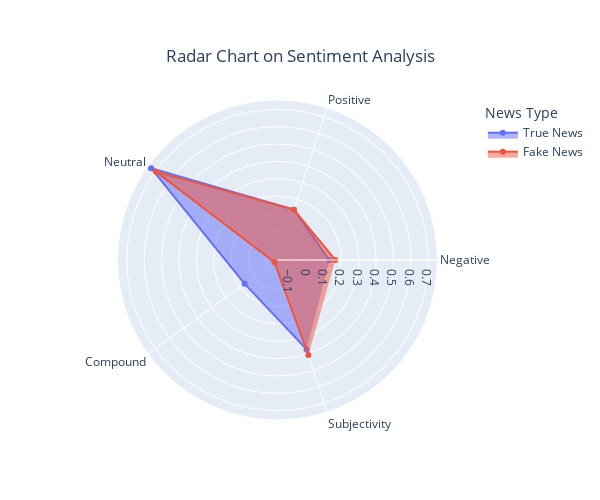

Notebook source saved alongside this figure:
### Markdown cell above
### Text Analysis
#### Sentiment Analysis

### Code cell
nlp_df = pd.read_csv("projects/misinformation-analysis/csv/nlp_summary.csv")
nlp_melt = pd.melt(nlp_df, id_vars=["News Type"], 
                   value_vars=["Negative", "Positive", "Neutral", "Compound", "Subjectivity"],
                   var_name="Type", 
                   value_name="Value")
categories = ["Negative", "Positive", "Neutral", "Compound", "Subjectivity"]
fake_melted = nlp_melt[nlp_melt["News Type"] == "Fake News"]
fake_melted_list = fake_melted["Value"].tolist()
true_melted = nlp_melt[nlp_melt["News Type"] == "True News"]
true_melted_list = true_melted["Value"].tolist()

radar_fig = go.Figure()
radar_fig.add_trace(go.Scatterpolar(r=true_melted_list,
                                   theta=categories,
                                   fill="toself",
                                   name="True News"))
radar_fig.add_trace(go.Scatterpolar(r=fake_melted_list,
                                   theta=categories,
                                   fill="toself",
                                   name="Fake News"))
radar_fig.update_layout(title={'text': "Radar Chart on Sentiment Analysis",
                                 'x':0.5,
                                 'xanchor': 'center',
                                 'yanchor': 'top'},
                         legend_title="News Type",
                        height=500, width=600,)
radar_fig.show()

### Figure 1 — Plotly figure (JSON) as saved in the notebook; plotly's stock layout.template omitted (floating-point values rounded to 4 significant figures)
{"data": [{"fill": "toself", "name": "True News", "r": [0.1308, 0.1369, 0.7323, 0.0653, 0.3736], "theta": ["Negative", "Positive", "Neutral", "Compound", "Subjectivity"], "type": "scatterpolar"}, {"fill": "toself", "name": "Fake News", "r": [0.165, 0.1369, 0.698, -0.1468, 0.4074], "theta": ["Negative", "Positive", "Neutral", "Compound", "Subjectivity"], "type": "scatterpolar"}], "layout": {"height": 500, "legend": {"title": {"text": "News Type"}}, "title": {"text": "Radar Chart on Sentiment Analysis", "x": 0.5, "xanchor": "center", "yanchor": "top"}, "width": 600}}
